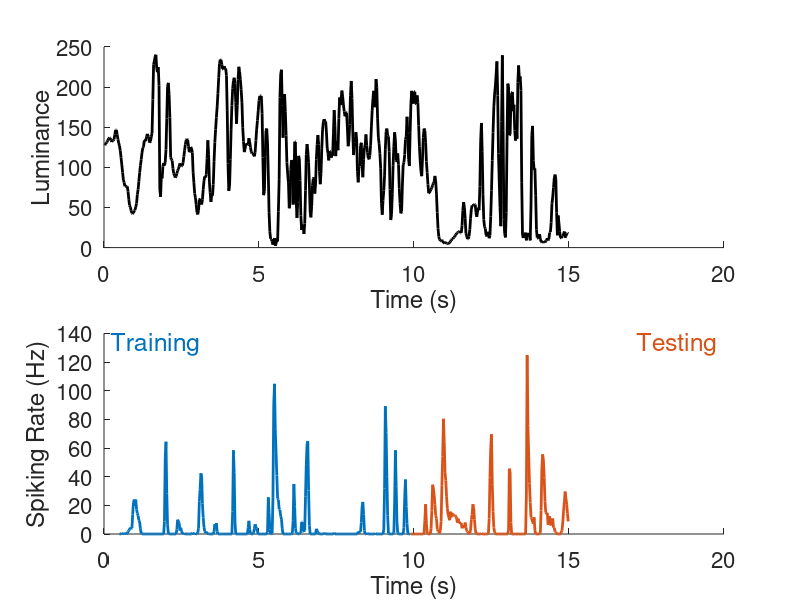
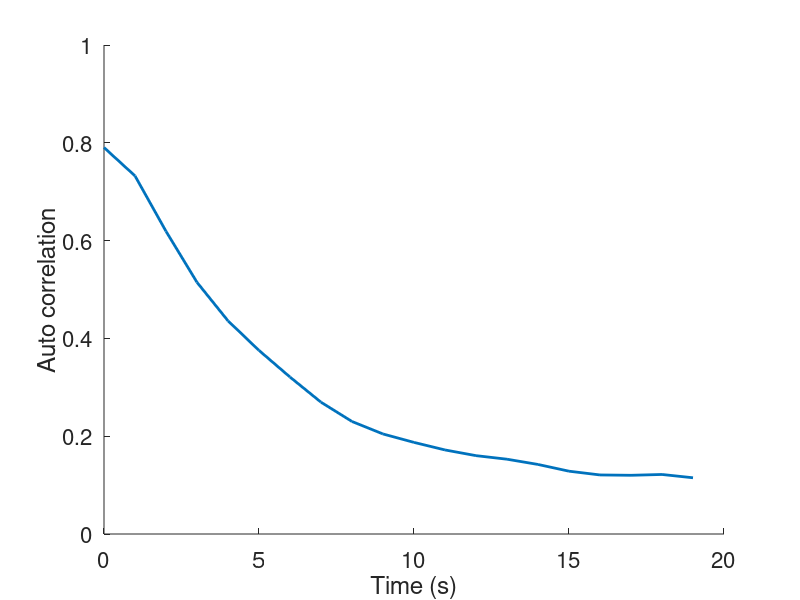
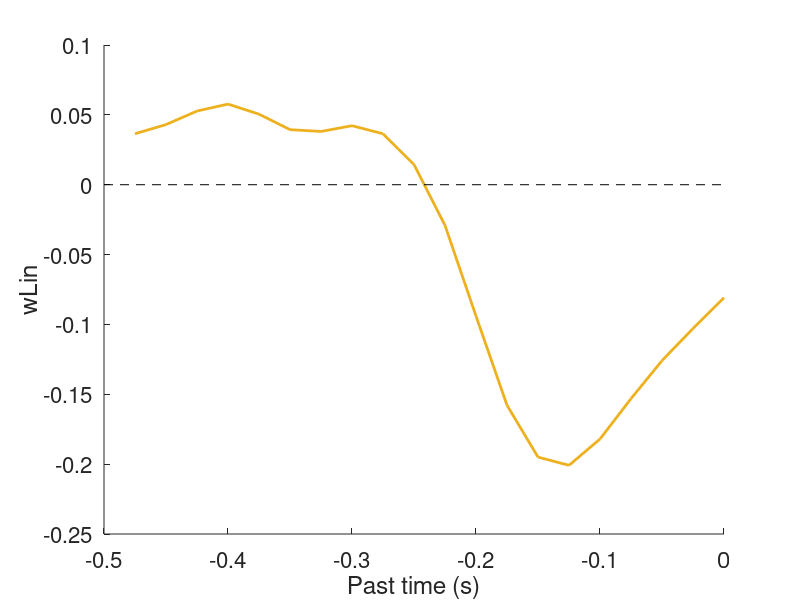
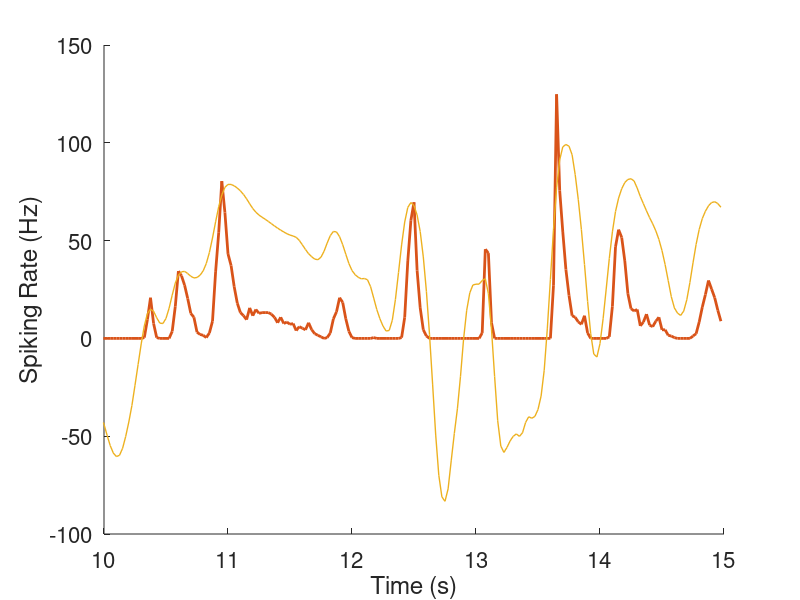

The MATLAB source for these figures, in order:
clear all;
close all;

whos -file dataENSTA_Lect_1.mat
load dataENSTA_Lect_1.mat

% binnedOFF = acontece o spike, quando a luminiscencia desce
% binnedON = acontece o spike, quando a luminiscencia sobe
[R T] = size(binnedOFF); % extract number of repetitions and number of time bins per repetition
                         % pega as dimensoes da matriz binnedOFF (dados de
                         % atividade neuronal)
% Numeros de bins de tempo correspondente a 0.5 segundos
integrationTime = 0.5/dt; % set the past-stimulus integration time (0.5sec) as number of time bins

% Define matlab color codes
matCol = [ 0    0.4470    0.7410; 
    0.8500    0.3250    0.0980;
    0.9290    0.6940    0.1250;
    0.4940    0.1840    0.5560;
    0.4660    0.6740    0.1880;
    0.3010    0.7450    0.9330;
    0.6350    0.0780    0.1840];

%% COMPUTE AND VISUALIZE PSTH AND STIMULUS
%
% r = mean( n(t,r) , r )
% psth = r/dt
%

% Janelas de tempo diferentes para treinamento e teste
% timeTr e timeTe sao vetores cujo cada elemento eh o tempo que inicia em
% integrationTime (20)
timeTr = integrationTime:floor(0.66*T); % time bins for training
timeTe = ceil(0.66*T):T; % time bins for testing
% Numero de intervalos de tempo em cada janela
TTr = numel(timeTr); % length of training
TTe = numel(timeTe); % length of testing

% Calcula a média da atividade neural em cada intervalo de tempo
% rTr e rTe sao vetores em que cada elemento eh a media da atividade neural
% em cada intervao de tempo
% for studying OFF cell
rTr = mean(binnedOFF(:,timeTr),1);
rTe = mean(binnedOFF(:,timeTe),1);

% for studying ON cell
%rTr = mean(binnedON(:,timeTr),1);
%rTe = mean(binnedON(:,timeTe),1);

% Divide a media da atividade neural pela duracao do intervalo de tempo
% (intervalo de tempo dt fixo) para ter a media da atividade neural por
% segundo
% compute psth as rate in Hz
psthTr = rTr/dt;
psthTe = rTe/dt;

% Cada barra vertical representa a taxa de disparo medio em cada intervalo
% de tempo
fig=figure;

subplot(2,1,1)
hold on
plot((1:T)*dt,stim,'k','LineWidth',2.0)
xlabel('Time (s)')
ylabel('Luminance')
set(gca,'Fontsize',16);
set(gca,'box','off')

subplot(2,1,2)
hold on
plot(timeTr*dt,psthTr,'LineWidth',2.0,'Color',matCol(1,:))
plot(timeTe*dt,psthTe,'LineWidth',2.0,'Color',matCol(2,:))
text(0.01,0.95,'Training','Units','normalized','HorizontalAlignment','left','Color',matCol(1,:),'FontSize',18);
text(0.99,0.95,'Testing','Units','normalized','HorizontalAlignment','right','Color',matCol(2,:),'FontSize',18);
xlabel('Time (s)')
ylabel('Spiking Rate (Hz)')
set(gca,'Fontsize',16);
set(gca,'box','off')

%%  LINEAR MODEL

% f(t) = \sum_tau w(tau) * ( S(t-tau) -mean(S) ) + b

% We seek to minimize 1/2 * \sum_t (f(t) - n(t) ).^2
%
% n(t) -> nTilde(t) = n(t)-mean(n)
% S(t) -> STilde(t) = ( S(t)-mean(S) ) / std(S)
%
% autoCov(tau,tau') = \sum_t STilde(t+tau) STilde(t+tau')
% STA(tau) = \sum_t nTilde(t) * STilde(t-tau)
% w(tau) =  STA * Inv(autoCov) 
% 

%% STIMULUS PRE-PROCESSING

% Intervalo de tempo utilizado (exclui os 19 primeiros intervalos de tempo)
timeRange = integrationTime:T; % exclude the first time bins for training

% Normaliza o estimulo para evitar que diferencas de escala no estimulo
% afetem a modelagem
% STilde
stimTilde = ( stim' - mean(stim) ) / std(stim); % normalize stimulus
fullStim = zeros([T integrationTime]); % for convenience expand stimulus fullStim(t,tau) = stim(t-tau+1)

% Expande o estimulo em uma matriz de tamanho [T integrationTime] em que
% cada linha corresponde a um instante de tempo e cada coluna corresponde a
% uma janela de integracao
for tt=timeRange
    fullStim(tt,:) = stimTilde((tt-integrationTime+1) :tt);
end

%% STIMULUS AUTOCORRELATION

% Vetor da autocorrelacao do estimulo para diferentes atrasos de tempo
stimAutoCorr = fullStim(timeTr,:)' * fullStim(timeTr,:); % compute stimulus autocorrelation

fig=figure;
hold on
% A cada linha da matriz stimAutoCorr, o pico esta em cada tempo (0 a 20)
% A linha diagonal representa a autocorrelacao do estimulo quando nao ha um
% atraso de tempo. As outras linhas representam a autocorrelacao do
% estimulo para diferentes atrasos de tempo.
% A cada linha eh deslocado cada elemento uma unidade pra direita
plot( 0:integrationTime-1,stimAutoCorr(1,:)/TTr,'Linewidth',2.0,'Color',matCol(1,:) )
xlabel('Time (s)')
ylabel('Auto correlation')
ylim([0 1]);
set(gca,'Fontsize',16);
set(gca,'box','off')

% A figura mostra como a autocorrelacao do estimulo visual varia com o
% atraso de tempo.
% Como a autocorrelacao do estimulo diminui, os valores dos estimulos
% observados são cada vez menos dependentes dos valores anteriores.
% À medida que a distância temporal entre esses dois momentos aumenta,
% a correlação entre eles diminui. Isso ocorre porque o estímulo pode mudar
% significativamente ao longo do tempo, de modo que um estímulo anterior
% pode ter pouca relação com o estímulo atual. Além disso, o processo que
% gera o estímulo pode ter alguma aleatoriedade, o que pode tornar o
% estímulo em momentos distintos ainda mais diferentes.
% À medida que o tempo aumenta, um dado se torna independente de outro.

%% STA = Spike-Triggered Average, and LINEAR FILTER
%
% STA(tau) = \sum_t nTilde(t) * STilde(t-tau)
% w(tau) =  STA * Inv(autoCov) 
% b = mean( n(t) )
%
% But we will first ignore off diagonal elements in autoCorrelation
%
%

% n(t) = media da atividade neural (spikes counts)
b = mean(rTr); % set the constant of the model
rTrTilde = rTr - b; % remove the mean from the response

% Spike-Triggered Average
% STA representa o estimulo medio que o neuronio experimentou na janela de
% tempo que precede o spike, logo, STA eh a medida do estimulo que leva a
% um spike.
STA = rTrTilde * fullStim(timeTr,:); % compute STA

% Consideramos o autocorr maximo (que esta na diagonal principal)
% wLin eh um filtro linear e representa os pesos que serao multiplicados
% com o estimulo para estimar a resposta do neuronio.
wLin = STA * inv( diag(diag( stimAutoCorr ) ) ); % for the moment we ignore the offdiagonal autocorrelation

% O grafico mostra o filtro linear em funcao do tempo.
fig=figure;
hold on
plot((1-integrationTime:0)*dt,wLin,'Linewidth',2.0 ,'Color',matCol(3,:))
plot( [-dt*integrationTime 0],[0 0],'--k')
xlabel('Past time (s)')
ylabel('wLin')
set(gca,'Fontsize',16);
set(gca,'box','off')

% O grafico mostra como o estímulo é ponderado em diferentes tempos
% anteriores à resposta do neuronio. Esse filtro wLin multiplica o estimulo
%  para prever a resposta. Nesse caso, por se tratar de um
% "binnedOFF", o filtro deve gerar um spike quando eh borda de descida.
% Dessa forma, os pesos do filtro são positivos quando o estimulo eh alto,
% gerando uma multiplicacao muito positiva. Os pesos do filtro são
% negativos quando o estimulo eh mais baixo, assim vai diminuir um pouco o
% resultado da multiplicacao, porém vai continuar um resultado da
% multiplicacao positiva, gerando o spike.
% Se fosse uma borda de subida, os coeficientes positivos do filtro iriam
% ser multiplicados pela parte mais baixa do estimulo, enquanto os coeficientes
% negativos multiplicam pela parte mais alta do estimulo, gerando um
% resultado negativo, não gerando um spike.

%% LINEAR PREDICTION

% f(t) = \sum_tau w(tau) * ( S(t-tau) -mean(S) ) + b

% Regressao linear para prever a taxa de disparo neural na janela de teste
% com base no estimulo apresetado na janela de treinamento

% Eh usado o filtro linear obtido (wLin) para prever a taxa de disparo
% (psth) da celula para um conjunto de estimulos teste.
% fLin = eh a predicao linear da taxa de disparo para cada intervalo de
% tempo
% fullStim = matriz de estimulos de teste
% b = media dos dados de resposta de treinamento
fLin = wLin * fullStim(timeTe,:)' + b; % compute linear prediction

% Para verificar a performance do modelo de regressao linear, usa a
% correlacao de Pearson entre a taxa de disparo real (psthTe) e a taxa de
% disparo predita (fLin)
['perf lin. model = ' num2str( corr(psthTe', fLin'))]

% Printa o grafico apenas da fase de teste
fig=figure;
hold on
plot(timeTe*dt,psthTe,'LineWidth',2.0,'Color',matCol(2,:))
plot(timeTe*dt,fLin/dt,'LineWidth',1.0,'Color',matCol(3,:))
xlim([10 15])
xlabel('Time (s)')
ylabel('Spiking Rate (Hz)')
set(gca,'Fontsize',16);
set(gca,'box','off')

% Como pode ser analisada, a previsao nao eh mt boa, pois ela apresenta os
% picos que acontecem, porém com uma baixa precisao. Ademais, a previsao
% apresenta uma taxa de disparo em Hz negativa, o que é um erro.

%% WHAT IS HAPPENING ??

% Do a scatter plot of psth against prediction

fig=figure;
hold on
plot(psthTe,fLin/dt,'.','MarkerSize',12)
plot([-100 100],[-100 100],'--k')
xlabel('PSTH')
ylabel('PREDICTION')
set(gca,'Fontsize',16);
set(gca,'box','off')
% Do you understand this plot ?
% Essa parte do código faz um gráfico de dispersão (scatter plot) da taxa de disparo observada (psth) versus
% a taxa de disparo prevista (fLin/dt).
% A linha pontilhada em preto representa uma reta diagonal onde os valores observados e previstos seriam iguais.
% Essa plotagem é útil para avaliar o ajuste do modelo linear.
% Se os pontos estiverem próximos da linha diagonal, isso indica um bom ajuste, ou seja,
% o modelo linear é capaz de prever a taxa de disparo observada com precisão.
% Por outro lado, se os pontos estiverem muito distantes da linha diagonal,
% isso indica um ajuste ruim, o que sugere que o modelo linear não é capaz de prever
% com precisão a taxa de disparo observada.

% Esse grafico mostra o quao disperso estao os pontos da previsao e os
% pontos observados, o que confirma uma previsao pouco performante.

%% ReLU TRUNCATION
%
% ReLU(x) = max(x,0)
%
% fReLU = ReLU( fLin )
%

% A funcao ReLU eh uma funcao nao linear que eh usada para introduzir nao
% linearidade em modelos lineares. A saida da funcao ReLU eh o maximo entre
% 0 e o resultado da operacao linear.
fReLU = max(fLin,0);
['perf lin. Model with ReLU = ' num2str(  corr(psthTe', fReLU'))]

fig=figure;
hold on
plot(timeTe*dt,fReLU/dt,'LineWidth',1.0,'Color',matCol(3,:))
plot(timeTe*dt,psthTe,'LineWidth',2.0,'Color',matCol(2,:))
xlim([10 15])
xlabel('Time (s)')
ylabel('Spiking Rate (Hz)')
set(gca,'Fontsize',16);
set(gca,'box','off')

% Essa funcao eh aplicada para eliminar a taxa de disparo negativa, como
% pode ser visto no grafico plotado. E podemos ver que a performance
% printada no terminal melhorou.

%% INCLUDING AUTOCOVARIANCE
%
% STA(tau) = \sum_t rTilde(t) * xTilde(t-tau)
% w(tau) =  STA * Inv(autoCov)
% b = mean( r(t) )
%
% And now with the full autoCorrelation
%

% Agora repete os calculos considerando toda a matriz de autocovariancia,
% isto eh, sao considerados as autocorrelacoes entre diferentes tempos de
% estiulos.
wLinAC = STA * inv( stimAutoCorr ); % Using the full autocovariance matrix

fig=figure;
hold on
plot((1-integrationTime:0)*dt,wLin,'LineWidth',2.0,'Color',matCol(3,:)) % comment
plot((1-integrationTime:0)*dt,wLinAC,'LineWidth',2.0,'Color',matCol(4,:)) % comment
plot( [-dt*integrationTime 0],[0 0],'--k')
xlabel('Past time (s)')
ylabel('wLin')
set(gca,'Fontsize',16);
set(gca,'box','off')
% Do you understand this plot ?
% No modelo anterior (considerando apenas a diagonal principal da
% autocorrelacao), o estimulo tinha que ser antes de t=-0.35s para aumentar
% a probabilidade do neuronio disparar. Já com esse novo metodo
% (considerando toda a matriz de autocorrelacao), eh possivel realizar o
% impulso em varios momentos t diferentes para aumentar a probabilidade de
% o neuronio disparar.
% Ademais, ao considerar toda a matriz de autocorrelacao, são consideradas
% todas as relacoes entre os estimulos em diferentes atrasos temporais.
% Logo, a curva wLinAC acaba sendo mais precisa.

% Prever a taxa de disparo considerando agora toda a matriz de
% autocorrelacao (a autocorrelacao entre diferentes tempos de estimulos). A
% funcao ReLU ja eh aplicada.
fReLUAC = max( wLinAC * fullStim(timeTe,:)' + b , 0 ); % compute prediction

['perf Lin. model complete with ReLU = ' num2str( corr(psthTe', fReLUAC') )]

fig=figure;
hold on
plot(timeTe*dt,psthTe,'LineWidth',2.0,'Color',matCol(2,:))
plot(timeTe*dt,fReLU/dt,'LineWidth',1.0,'Color',matCol(3,:))
plot(timeTe*dt,fReLUAC/dt,'LineWidth',1.0,'Color',matCol(4,:))
xlim([10 15]);
xlabel('Time (s)')
ylabel('Spiking Rate (Hz)')
set(gca,'Fontsize',16);
set(gca,'box','off')

% O grafico e o valor da performance printado mostram que considerar a
% matriz de autocorrelacao inteira melhora a precisao e a performance da
% previsao.

%% LN MODEL FITTING
%
% f(x) = exp( \sum_tau w(tau) * x(t-tau) +b)
% log p(n|x) = log Poiss(n|x) = n * log(f(x)) - f(x) 
%

% Modelo LN (Linear-Nonlinear): generalizacao do modelo STA e inclui uma
% funcao nao linear (neste caso, a exponencial).
% O objetivo eh encontrar os melhores parametros para a funcao exponencial
% que maximizem a probabilidade dos dados observados.
% Maximizar a log-verossimilhanca equivale a encontrar os parametros que
% tornam os dados observados mais provaveis. Logos, usaremos
% log-verossimilhanca.

% Os parametros estimados sao inicializados com valores aleatorios e muito
% pequenos.
% initiliase parameters
wLn = 1e-9*randn(1, integrationTime);
bLn = 0;

% Para ajustar os parametros desejados (wLn e bLn), eh utilizado o metodo
% de gradiente descendente, que ajusta os parametros em pequenos
% incrementos (eta) para maximizar a probabilidade dos dados.

% Os parametros do modelo sao inicializados (Nit o numero maximo de
% iteracoes e eta a taxa de aprendizagem)
% parameters for gradient descent
Nit = 500;                  % number of iterations
eta = 1e-1;                 % step size

Ltr = zeros(1, Nit);          % log likelihood training
Lte = zeros(1, Nit);          % log likelihood testing
for i = 1:Nit
    
    % Calculo da taxa de disparo predita
    % firing rate prediction
    % f(x) = exp( \sum_tau w(tau) * x(t-tau) +b)
    fLNtr = exp(  wLn * fullStim(timeTr,:)' + bLn );
    fLNte = exp(  wLn * fullStim(timeTe,:)' + bLn );
    
    % Calculo da log-verossimilhanca (log da funcao de densidade de
    % probabilidade p dos dados observados n dado o conjunto de parametros
    % representado pela taxa de disparo predita f(x)).
    % log p(n|x) = log Poiss(n|x) = n * log(f(x)) - f(x) 
    % log-likelihood training
    ll = log(fLNtr) .* rTr - fLNtr;
    Ltr(i) = mean(ll);

    % log-likelihood testing
    ll = log(fLNte) .* rTe - fLNte;
    Lte(i) = mean(ll);

    % Calculo do gradiente da log-verossimilhanca
    % Se o gradiente for positivo, o valor do parametro deve ser aumentado
    % para a verossimilhanca aumentar. Se o gradiente for negativo, o valor
    % do parametro deve diminuir para a verossimilhanca aumentar.
    % Como queremos maximizar a log-verossimilhanca, calculamos o
    % gradiente.
    % derivative of log likelihood
    dL_w = ( rTr - fLNtr ) * fullStim(timeTr,:) /TTr;
    dL_b = sum(rTr-fLNtr)/TTr;

    % Atualizacao dos parametros usando o gradiente descendente.
    % update parameters 
     wLn = wLn + eta * dL_w; 
     bLn = bLn + eta * dL_b;

end

% Grafico da log-verossimilhanca ao longo do tempo (iteracoes)
fig=figure;
hold on
plot(1:Nit,Ltr,'--','LineWidth',2.0,'Color',matCol(5,:))
plot(1:Nit,Lte,'LineWidth',2.0,'Color',matCol(5,:))
%xlim([10 15])
xlabel('Epoch')
ylabel('Log Likelihood')
set(gca,'Fontsize',16);
set(gca,'box','off')

% Como o objetivo do metodo eh maximizar a log-verossimilhanca, ou seja,
% encontrar os valores dos parametros que produzem a maior probabilidade de
% observar os dados de treinamento e teste, a log-verossimilhanca deve ser
% aumentada À medida as iteracoes avancam, a log-verossimilhanca aumenta,
% indicando que o modelo esta melhorando.

% Idealmente, gostaríamos de maximizar a log-verossimilhança nos dados de teste,
% pois estes são dados que não foram usados para treinar o modelo e, portanto,
% fornecem uma medida mais realista do desempenho do modelo em dados não vistos.
% Se a log-verossimilhança nos dados de teste começar a diminuir em relação
% à log-verossimilhança nos dados de treinamento, isso pode ser um sinal de
% que o modelo está sofrendo overfitting.

%% INFERRED FILTER, PREDICTION AND PERFORMANCE

% Plota wLin para os 3 metodos apresentados (regressao linear considerando
% diagonal principal, considerando matriz completa de autocorr e pelo
% modelo LN).
fig=figure;
hold on
plot((1-integrationTime:0)*dt,wLin,'LineWidth',2.0,'Color',matCol(3,:)) % comment
plot((1-integrationTime:0)*dt,wLinAC,'LineWidth',2.0,'Color',matCol(4,:)) % comment
plot((1-integrationTime:0)*dt,wLn,'LineWidth',2.0,'Color',matCol(5,:)) % comment
plot( [-dt*integrationTime 0],[0 0],'--k')
xlabel('Past time (s)')
ylabel('wLin')
set(gca,'Fontsize',16);
set(gca,'box','off')
% How does it look?
% wLin e wLinAC sao semelhantes, o que indica que a matriz de
% autocovariancia dos estimulos nao contribuiu muito para melhorar a
% qualidade da predicao. A curva wLn eh diferente das outras, pois utiliza
% informacoes nao lineares sobre a taxa de disparo das celulas para estimar
% o filtro.

% Quanto mais proximo de zero o filtro, menor eh a influencia daquele
% momento passado do estimulo na taxa de disparo atual das celulas. Valores
% positivos e negativos estao associados a um aumento ou diminuicao da taxa
% de disparo das celulas.

% Avalia a performance deste modelo
% A performance diminui
fLNte = exp(  wLn * fullStim(timeTe,:)' + bLn );

['perf LN model = ' num2str( corr(psthTe', fLNte' ))]

% Plota as previsoes para diferentes modelos e a taxa de impulso observada.
fig=figure;
hold on
plot(timeTe*dt,psthTe,'LineWidth',2.0,'Color',matCol(2,:))
plot(timeTe*dt,fReLUAC/dt,'LineWidth',1.0,'Color',matCol(4,:))
plot(timeTe*dt,fLNte/dt,'LineWidth',1.0,'Color',matCol(5,:))
xlim([10 15])
xlabel('Time (s)')
ylabel('Spiking Rate (Hz)')
set(gca,'Fontsize',16);
set(gca,'box','off')

%% SMOOTHNESS REGULARIZATION

% f(t) = \sum_tau w(tau) * ( x(t-tau) -mean(x) ) + b
% We seek to minimize 1/2 * \sum_t (r(t) - f(t) ).^2 + lambda/2 * w * Laplacian * w
%
% w * Laplacian * w = sum_tau (w(tau) - w(tau+1)).^2
%

% Regularizacao para evitar uma variacao muito grande do estimulo e melhorar a generalizacao do
% modelo. Penalizar solucoes em que a funcao estimada varia muito
% rapidamente em dois instantes, forcando-a a ter uma forma mais suave e continua.

% let's define the laplacian matrix
% Matriz laplaciana eh fixa.
lapl = 4*eye(integrationTime);
lapl = lapl - diag( ones([integrationTime-1 1]),1);
lapl = lapl - diag( ones([integrationTime-1 1]),-1);
lapl(1,1) = 2;
lapl(end,end) = 2;

% O comando imagesc(lapl) é usado para visualizar a matriz Laplaciana,
% onde as entradas maiores são representadas por cores mais claras e as
% entradas menores são representadas por cores mais escuras.
fig=figure;
imagesc(lapl);
colorbar;

%% LN MODEL FITTING WITH SMOOTHNESS REGULARIZATION

% Modelo LN com a regularizacao de suavidade. A regularizacao eh adicionada
% ao modelo para evitar grande variacao e suavizar o resultado.
% Modelo LN: encontrar o valor de w e b que minimiza o desvio entre as
% previsoes do modelo e os dados reais;
% Regularizacao de suavidade: evitar o modelo de superestimar.

% Forca de regularizacao eh definida por lambda.
% set regularization strenght value
lambda = 0.015; % this should be optimized over a validation set

% initiliase parameters
wLnReg = 1e-9*randn(1, integrationTime);
bLnReg = 0;

% parameters for gradient descent
Nit = 500;                  % number of iterations
eta = 1e-1;                 % step size

LtrReg = zeros(1, Nit);          % log likelihood training
LteReg = zeros(1, Nit);          % log likelihood testing
for i = 1:Nit
    
    % firing rate prediction
    fLNtrReg = exp(  wLnReg * fullStim(timeTr,:)' + bLnReg );
    fLNteReg = exp(  wLnReg * fullStim(timeTe,:)' + bLnReg );
    
    % log-likelihood training
    % A diferenca entre a predicao do modelo e as taxas de disparo
    % observada eh levada em consideracao, logo, a regularizacao de
    % suavidade eh adicionada.
    ll = log(fLNtrReg) .* rTr - fLNtrReg ;
    LtrReg(i) = mean(ll)  - 0.5 * lambda * wLnReg * lapl * wLnReg';

    % log-likelihood testing
    ll = log(fLNteReg) .* rTe - fLNteReg;
    LteReg(i) = mean(ll);

    % derivative of log likelihood
    dL_w = ( rTr - fLNtrReg ) * fullStim(timeTr,:) /TTr;
    dL_b = sum(rTr-fLNtrReg)/TTr;

    % update parameters 
     wLnReg = wLnReg + eta * dL_w - lambda * wLnReg * lapl; 
     bLnReg = bLnReg + eta * dL_b;

end

% Graficos da log-verossimilhanca ao longo do tempo (iteracoes) sem
% regularizacao e com regularizacao.
fig=figure;
hold on
plot(1:Nit,Ltr,'--','LineWidth',2.0,'Color',matCol(5,:))
plot(1:Nit,Lte,'LineWidth',2.0,'Color',matCol(5,:))
plot(1:Nit,LtrReg,'--','LineWidth',2.0,'Color',matCol(6,:))
plot(1:Nit,LteReg,'LineWidth',2.0,'Color',matCol(6,:))
%xlim([10 15])
xlabel('Epoch')
ylabel('Log Likelihood')
set(gca,'Fontsize',16);
set(gca,'box','off')

% A regularizacao de suavidade tem um impacto positivo no desempenho do
% modelo, pois a log-verossimilhanca para o conjunto de teste aumenta com a
% regularizacao. Ademais, a diferença entre as curvas de treinamento e
% teste eh menor com a regularizacao, o que indica que a curva de teste
% nao diminui e portanto, o modelo nao sofre mais overfitting.

%% INFERRED FILTER, PREDICTION AND PERFORMANCE

% Plota wLin para os 4 metodos apresentados (regressao linear considerando
% diagonal principal, considerando matriz completa de autocorr, pelo
% modelo LN sem regularizacao de suavidade e pelo modelo LN com regularizacao).
fig=figure;
hold on
plot((1-integrationTime:0)*dt,wLin,'LineWidth',2.0,'Color',matCol(3,:)) % comment
plot((1-integrationTime:0)*dt,wLinAC,'LineWidth',2.0,'Color',matCol(4,:)) % comment
plot((1-integrationTime:0)*dt,wLn,'LineWidth',2.0,'Color',matCol(5,:)) % comment
plot((1-integrationTime:0)*dt,wLnReg,'LineWidth',2.0,'Color',matCol(6,:)) % comment
plot( [-dt*integrationTime 0],[0 0],'--k')
xlabel('Past time (s)')
ylabel('wLin')
set(gca,'Fontsize',16);
set(gca,'box','off')
% How does it look?
% Com a regularizacao, os pesos tendem a permanecer menores em magnitude, o
% que é esperado, ja que a regularizacao visa evitar overfitting. Ademais,
% a evolucao dos pesos com a regularizacao eh mais suave, uma vez que a
% regularizacao visa suavizar a trajetoria do aprendizado.

% Calculo da performance. Apresenta uma performance melhor!
['perf LN model with Reg = ' num2str( corr(psthTe', fLNteReg' ))]

% Taxa de disparo real dos dados de teste e as 4 previsoes.
fig=figure;
hold on
plot(timeTe*dt,psthTe,'LineWidth',2.0,'Color',matCol(2,:))
plot(timeTe*dt,fReLUAC/dt,'LineWidth',1.0,'Color',matCol(4,:))
plot(timeTe*dt,fLNte/dt,'LineWidth',1.0,'Color',matCol(5,:))
plot(timeTe*dt,fLNteReg/dt,'LineWidth',1.0,'Color',matCol(6,:))
xlim([10 15])
ylim([0 200])
xlabel('Time (s)')
ylabel('Spiking Rate (Hz)')
set(gca,'Fontsize',16);
set(gca,'box','off')

% Assim como pode ser visto, a previsao com modelo nao linear com
% regularizacao apresenta a melho performance e se aproxima mais da taxa de
% disparo real.

%% LAMBDA OPTIMIZATION

% Encontrar a melhor configuracao de regularizacao.

% Gerar 30 lambdas aleatorios que variam entre 10^-2 e 10^4.
lambdaRange = logspace(-2,4,30);
nLambda = numel(lambdaRange);
perfLambda = zeros([nLambda 1]);

% Para cada valor de lambda, calcula os parametros w e b, e calcula a
% correlacao entre a resposta prevista e a resposta real. Armazena o
% resultado em um vetor perfLambda.
for ll = 1:nLambda
    lambda=lambdaRange(ll);
    wLinReg = STA * inv( stimAutoCorr + lambda * lapl );
    fLinReg = wLinReg * fullStim(timeTe,:)' + b; % comment

    perfLambda(ll) =  corr(psthTe', fLinReg');
end

% Plota a performance (correlacao) em funcao de lambda.
% Achar o lambda cuja performance seja a maior.
fig=figure;
hold on
plot(lambdaRange,perfLambda,'LineWidth',2.0)
set(gca,'XScale','log')
xlabel('Regularization strenght')
ylabel('Performance')
set(gca,'Fontsize',16);
set(gca,'box','off')

% Uma forca de regularizacao (lambda) moderada eh benefica para melhorar o
% desempenho do modelo, mas uma forca mt alta pode levar a overfitting e
% uma piora no desempenho em dados de teste.

%% COMPUTE OPTIMAL W and ADD ReLU

% Encontra o valor de lambda que resulta no melhor desempenho.
[~,llBest] = max(perfLambda);
lambda = lambdaRange(llBest);

% Encontra o filtro w e a previsao com o melhor lambda.
wLinReg = STA * inv( stimAutoCorr + lambda * lapl );
fLinReg = wLinReg * fullStim(timeTe,:)' + b; % comment

% Obtem o desempenho do modelo com ou sem a funcao ReLu.
perfLinReg = corr(psthTe', fLinReg')
perfReLUReg = corr(psthTe', max(fLinReg,0)')

% Plota wLin para diferentes metodos.
fig=figure;
hold on
plot((1-integrationTime:0)*dt,wLin,'LineWidth',2.0) % comment
plot((1-integrationTime:0)*dt,wLinAC,'LineWidth',2.0) % comment
plot((1-integrationTime:0)*dt,wLinReg,'LineWidth',2.0) % comment
plot( [-dt*integrationTime 0],[0 0],'--k')
xlabel('Past time (s)')
ylabel('wLin')
set(gca,'Fontsize',16);
set(gca,'box','off')

% Assim como visto anteriormente, com a regularizacao, os pesos tendem a
% permanecer menores em magnitude, o que é esperado, ja que a regularizacao
% visa evitar overfitting. Ademais, a evolucao dos pesos com a regularizacao
% eh mais suave, uma vez que a regularizacao visa suavizar a
% trajetoria do aprendizado.

% A performance com a ReLU eh melhor do que sem a ReLU. Ademais, usando
% esse ultimo metodo de identificar o lambda, nos obtemos uma performance
% melhor do que antes, chutando um lambda qualquer.
